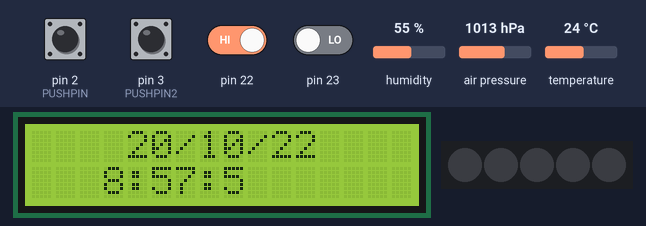
Simulated run of this sketch. Board: Arduino Uno, built with avr-gcc and run on an emulated ATmega328P. On the bench: 16×2 character LCD, 5 RGB LEDs in strip order, left to right. The test bench sets the inputs (shaded band); at power-on: pin 22 HIGH, pin 2 (PUSHPIN), pin 3 (PUSHPIN2), pin 23 LOW, air pressure 1013 hPa, temperature 24 °C, humidity 55 %. Dim RGB values are drawn brighter than linear; the local clock reads 2024-03-15 10:24:30 at power-on unless the sketch sets it; EEPROM starts erased; what the sketch prints to the serial monitor is not drawn.

Above: at 5.6 s.
5.7 s: air pressure set to 952 hPa
At 8.2 s:
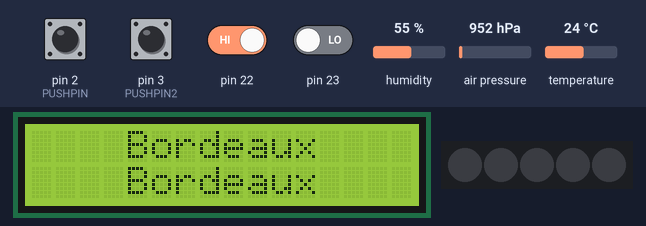
10.7 s: pin 22 driven HIGH
16.9 s: temperature set to 0 °C
21.1 s: pin 23 driven HIGH
At 22.1 s:
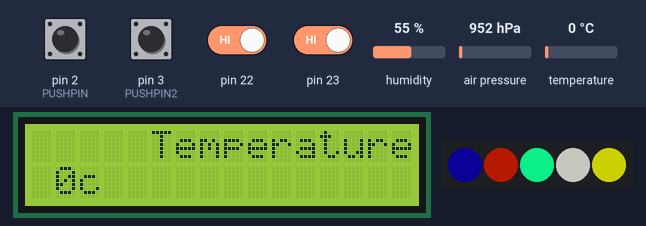
25.2 s: humidity set to 22 %
At 26.7 s:
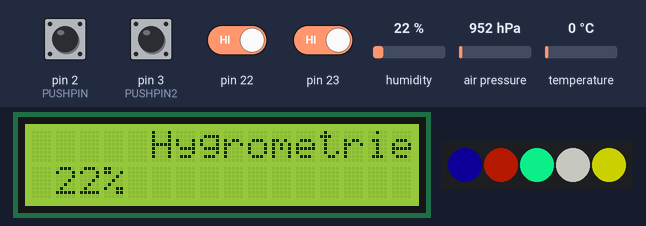
31.4 s: humidity set to 40 %
At 39.1 s:
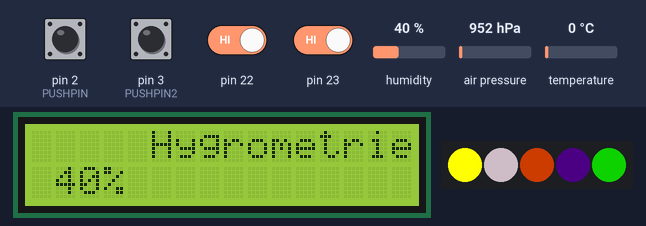
Timing chart, 0 to 40.8 s (numbered marks = the images above; inputs shaded):
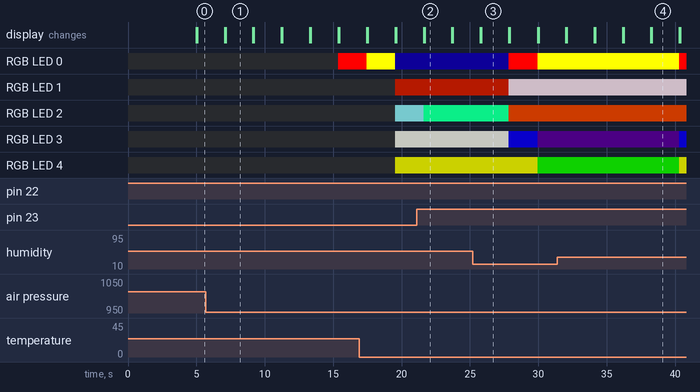

Measured:
- after the input at 21.1 s, the display: first changes after 0.51 s (image 2 shows a later state)
- what the display in image 1 shows lasts 2.0 s, from 7.1 s to 9.1 s

The sketch:

station_meteo_v1.ino
```cpp
////////////////////////////////////////////////////////////////////////////// lib //////////////////////////////////////////////////////////////////////////////
#include <SPI.h>
#include <SD.h>
#include <LiquidCrystal.h>
#include <Wire.h>
#include <Adafruit_Sensor.h>
#include <Adafruit_BME280.h>
#include "Arduino.h"
#include "uRTCLib.h"
#include <ChainableLED.h>
#include <EEPROM.h>
#include <stdio.h>
#include <stdlib.h>
////////////////////////////////////////////////////////////////////////////// variable globale //////////////////////////////////////////////////////////////////////////////
typedef struct Mesure Mesure;
struct Mesure {
  String coordonnees;
  String date;
  short int temperature;
  short int pression;
  short int hygrometrie;
  short int luminosite;
  Mesure *suivant;
};

typedef struct Liste Liste;
struct Liste {
  Mesure *premier;
};

#define PUSHPIN 2 // bouton rouge
#define PUSHPIN2 3 // bouton vert

#define SEALEVELPRESSURE_HPA (1013.25)
LiquidCrystal lcd = LiquidCrystal ( 8, 9, 10, 11, 12, 13 ) ;
ChainableLED led(6, 7, 5);

uRTCLib rtc(0x68);

short int CurrentMode = 1; //standard
short int PreviousMode = 1; // standard

static unsigned long previousMillis = 0;
static unsigned long previousMillis_B = 0;
unsigned long interval = 5000; // 180000000; // 30 min
static unsigned long temps = 0;

void buttoncheck(); // fonction interruption button rouge
void buttoncheck2(); // fonction interruption button vert

void Standard(); // Mode Standard
void Configuration(); // Mode Configuration
void Maintenance(); // Mode Maintenance
void Economique(); // Mode Economique

short int step = 0;

void Blink_test(unsigned long interval, short int a1, short int b1, short int c1, short int a2, short int b2, short int c2);
void write_SD(String file_name, String writing_text);
void read_SD(String file_name);
void display_screen(String texte);
int retour_luminosite();
int BME_value(int val);
String GPS_location();

Liste *initListe();
void ajouterdebut(Liste *liste, String coordonnees, String date, short int temperature, short int pression, short int hygrometrie, short int luminosite);
int compter(Liste *liste);
void lecture(Liste *liste);

Liste *listMesure = initListe();

//////////////////////////////////////////////////////////////////////////////////////////////////////////////////////////////////////////////////////////////////
////////////////////////////////////////////////////////////////////////////// setup /////////////////////////////////////////////////////////////////////////////
//////////////////////////////////////////////////////////////////////////////////////////////////////////////////////////////////////////////////////////////////
void setup()
{
  Serial.begin(9600);
  URTCLIB_WIRE.begin();
  rtc.set(00, 57, 8, 4, 20, 10, 22); // (second, minute, hour, dayOfWeek, dayOfMonth, month, year)

  short int LUMIN = 1;
  short int LUMIN_LOW = 255;
  short int LUMIN_HIGH = 768;
  short int TEMP_AIR = 1;
  short int MIN_TEMP_AIR = -10;
  short int MAX_TEMP_AIR = 60;
  short int HYGR = 1;
  short int HYGR_MINT = 0;
  short int HYGR_MAXT = 50;
  short int PRESSURE = 1;
  short int PRESSURE_MIN = 850;
  short int PRESSURE_MAX = 1080;
  EEPROM.put(0, LUMIN);
  EEPROM.put(1, LUMIN_LOW);
  EEPROM.put(2, LUMIN_HIGH);
  EEPROM.put(3, TEMP_AIR);
  EEPROM.put(4, MIN_TEMP_AIR);
  EEPROM.put(5, MAX_TEMP_AIR);
  EEPROM.put(6, HYGR);
  EEPROM.put(7, HYGR_MINT);
  EEPROM.put(8, HYGR_MAXT);
  EEPROM.put(9, PRESSURE);
  EEPROM.put(10, PRESSURE_MIN);
  EEPROM.put(11, PRESSURE_MAX);

  pinMode(PUSHPIN, INPUT); // Initialisation bouton rouge
  pinMode(PUSHPIN2, INPUT); // Initialisation bouton vert

  attachInterrupt(digitalPinToInterrupt(PUSHPIN),buttoncheck,CHANGE);
  attachInterrupt(digitalPinToInterrupt(PUSHPIN2),buttoncheck2,CHANGE);
  supprimer(listMesure);
}

//////////////////////////////////////////////////////////////////////////////////////////////////////////////////////////////////////////////////////////////////
////////////////////////////////////////////////////////////////////////////// main //////////////////////////////////////////////////////////////////////////////
//////////////////////////////////////////////////////////////////////////////////////////////////////////////////////////////////////////////////////////////////

void loop()
{
  //Serial.println(CurrentMode);
  if (CurrentMode == 1){ // Basculer en mode Standard
    Standard();
  }
  else if (CurrentMode == 2){ // Basculer en mode Configuration
    Configuration();
  }
  else if (CurrentMode == 3){ // Basculer en mode Maintenance
    Maintenance();
  }
  else if (CurrentMode == 4){ // Basculer en mode Economique
    Economique();
  }
}
////////////////////////////////////////////////////////////////////////////// Fonction d'interruption bouton rouge //////////////////////////////////////////////////////////////////////////////
void buttoncheck()
{
  unsigned long debutAppui = millis();
  if (temps == 0){
    temps = millis();
  }
  else {
    if ((millis() - temps)  < 10) {
      // Anti rebond
    }
    else {
      switch (CurrentMode) {
        case 1:
          if (debutAppui <= 10000){ // Passer de Standard a Configuration (uniquement valable les 10 première secondes apres le lancement
            CurrentMode = 2;
            PreviousMode = 1; // Recupérer et stocker le mode précédent
            temps = 0;
          }
          else { // Passer de mode Standard a mode Maintenance
            if (millis() - temps  > 5000){
              CurrentMode = 3;
              PreviousMode = 1; // Recupérer et stocker le mode précédent
              temps = 0;
            }
            else{
              temps = 0;
            }
          }
          break;
        case 3: // Passer de Maintenance au mode précédent (Standard ou Economique)
          if (millis() - temps  > 5000){
            CurrentMode = PreviousMode;
            PreviousMode = 3; // Recupérer et stocker le mode précédent
            temps = 0;
          }
          else{
            temps = 0;
          }
          break;
        case 4: // Passer de Economique a Standard
          if (millis() - temps  > 5000){
            CurrentMode = 1;
            PreviousMode = 4; // Recupérer et stocker le mode précédent
            temps = 0;
          }
          else{
            temps = 0;
          }
          break;
      }
    }
  }
}
////////////////////////////////////////////////////////////////////////////// Fonction d'interruption bouton vert //////////////////////////////////////////////////////////////////////////////
void buttoncheck2()
{
  if (temps == 0){
    temps = millis();
  }
  else {
    if (millis() - temps  < 10) {
      // Anti rebond
    }
    else {
      switch (CurrentMode) {
        case 1:
          if (millis() - temps  > 5000){
            CurrentMode = 4;
            PreviousMode = 1; // Recupérer et stocker le mode précédent
            temps = 0;
          }
          else{
            temps = 0;
          }
          break;
        case 4:
          if (millis() - temps  > 5000){
            CurrentMode = 3;
            PreviousMode = 4; // Recupérer et stocker le mode précédent
            temps = 0;
          }
          else{
            temps = 0;
          }
          break;
      }
    }
  }
}
////////////////////////////////////////////////////////////////////////////// mode standard //////////////////////////////////////////////////////////////////////////////
void Standard()
{
  if ( ( millis() - previousMillis_B ) >= 5000 ) {
    previousMillis_B = millis();
    Serial.println(compter(listMesure));
    if (compter(listMesure) < 10){
      Serial.println("Prise des mesures.. ");

      rtc.refresh();
      String date;
      date = String(rtc.day())+ String("/") + String(rtc.month())+ String("/") + String(rtc.year())+ String(" ") + String(rtc.hour())+ String(":") + String(rtc.minute())+ String(":") + String(rtc.second());
      display_screen(date);

      display_screen(GPS_location());

      display_screen(String("Temperature ") + BME_value(1) + String("c"));
      display_screen(String("Pression ") + BME_value(2) + String("hpa")) ;
      display_screen(String("Hygrometrie ") + BME_value(3) + String("%")) ;
      display_screen(String("Luminosite ") + retour_luminosite() + String("lux"));

      ajouterdebut(listMesure, GPS_location(), date, BME_value(1), BME_value(2), BME_value(3), retour_luminosite());
    }
    else{
      Serial.println("Prise geqgsssssssssssss mesures.. ");
    }
  }
}
////////////////////////////////////////////////////////////////////////////// mode configuration //////////////////////////////////////////////////////////////////////////////

void Configuration()
{
 led.setColorRGB(0, 255, 255, 0); // jaune
  if(millis() - previousMillis <= interval){ // Boucle 30 min
    Serial.println("Configuration");
    previousMillis = 0;
  }
  else {
    CurrentMode = 1; // Basculer a mode Standard apres 30 min
  }
}
////////////////////////////////////////////////////////////////////////////// mode maintenance //////////////////////////////////////////////////////////////////////////////

void Maintenance()
{
  led.setColorRGB(0, 255, 123, 0); // orange
  Serial.println("Maintenance");
}

////////////////////////////////////////////////////////////////////////////// mode economique //////////////////////////////////////////////////////////////////////////////

void Economique()
{
  led.setColorRGB(0, 0, 0, 255); // bleu
  Serial.println("Economique");
}

////////////////////////////////////////////////////////////////////////////// fonction affichage a l'ecran //////////////////////////////////////////////////////////////////////////////

void display_screen(String texte){
  int index = texte.indexOf(' ');
  String texte1 = texte.substring(0,index);
  String texte2 = texte.substring(index+1,-1);
  lcd.begin( 16, 2 );
  lcd.setCursor(round(texte1.length())/2,0);
  lcd.print(texte1);
  lcd.setCursor(round(texte2.length())/2,1);
  lcd.print(texte2);
  delay(2000);
  lcd.clear();
}

////////////////////////////////////////////////////////////////////////////// fonction ecriture de données dans la carte SD //////////////////////////////////////////////////////////////////////////////

void write_SD(String file_name, String writing_text){
  File myFile;
  Serial.print("Initializing SD card...");
  if (!SD.begin(4)) {
    Serial.println("initialization failed!");
    Blink_2_main(1000, 255, 0, 0, 255, 255, 255);
    //while (1);

    }
  Serial.println("initialization done.");
  myFile = SD.open(file_name, FILE_WRITE);
   if (myFile) {
    Serial.println("Writing to test.txt...");
    Serial.println(writing_text);
     myFile.close();
    Serial.println("done.");
  } else {
    Serial.println("error opening " + file_name);
  }
  Serial.println("");
 }

////////////////////////////////////////////////////////////////////////////// fonction du capteur de luminosité //////////////////////////////////////////////////////////////////////////////

int retour_luminosite(){
      Serial.println("luminosite");

   int erreur = 1;
   if (erreur == 1){
    Serial.println("erreur");
    Blink_main(1000, 255, 0, 0, 255, 255, 0);
   }
   else{
   Serial.println(analogRead(A2));
    return analogRead(A2);
   }
 }

////////////////////////////////////////////////////////////////////////////// fonction du capteur BME //////////////////////////////////////////////////////////////////////////////

 int BME_value(int val){
  Adafruit_BME280 bme;
  int tab[3];
    if (!bme.begin(0x76)) {
    Serial.println("Could not find a valid BME280 sensor, check wiring!");
    Blink_2_main(1000, 255, 0, 0, 0, 255, 0);
    while (1);
  }
  tab[0] = bme.readTemperature();
  tab[1] = bme.readPressure() / 100.0F;
  tab[2] = bme.readHumidity();

  return tab[val - 1];
 }
////////////////////////////////////////////////////////////////////////////// fonction simulant l'appel au GPS //////////////////////////////////////////////////////////////////////////////

 String GPS_location(){
  int erreur = 0;
  if (erreur == 1){
    Serial.println("Erreur acces gps");
    Blink_main(1000, 255, 0, 0, 255, 255, 0);
    return "Erreur city";
    }
  else{
  return "Bordeaux";
  }
 }

////////////////////////////////////////////////////////////////////////////// fonction de clignotement simple //////////////////////////////////////////////////////////////////////////////

 void Blink_main(unsigned long intervall, short int a1, short int b1, short int c1, short int a2, short int b2, short int c2){
  unsigned long currentMillis = millis();
  Serial.print("led");
   Serial.println(String("currentMillis : ") + currentMillis);
  Serial.println(String("previousMillis : ") + previousMillis);
  if(currentMillis - previousMillis >= intervall and step == 0){
    previousMillis = currentMillis;
    Serial.println("step 0");
    led.setColorRGB(0, a1, b1, c1);
    step = 1;
  }
  if(currentMillis - previousMillis >= intervall and step == 1){
    previousMillis = currentMillis;
        Serial.println("step 1");

    led.setColorRGB(0, a2, b2, c2);
    step = 0;
  }
}

////////////////////////////////////////////////////////////////////////////// fonction de clignotement double  //////////////////////////////////////////////////////////////////////////////

void Blink_2_main(unsigned long interval, short int a1, short int b1, short int c1, short int a2, short int b2, short int c2){
  unsigned long currentMillis = millis();

  if(currentMillis - previousMillis >= interval and step == 0){
    previousMillis = currentMillis;
    led.setColorRGB(0, a1, b1, c1);
    step = 1;
  }
  if(currentMillis - previousMillis >= interval and step == 1){
    previousMillis = currentMillis;
    led.setColorRGB(0, a2, b2, c2);
    step = 2;
  }

    if(currentMillis - previousMillis >= interval and step == 2){
    previousMillis = currentMillis;
    led.setColorRGB(0, a2, b2, c2);
    step = 0;
  }

}

////////////////////////////////////////////////////////////////////////////// Fonction d'initialisation de la liste chainée //////////////////////////////////////////////////////////////////////////////
Liste *initListe() {
  Liste *liste = (Liste*)malloc(sizeof(*liste));
  Mesure *element = (Mesure*)malloc(sizeof(*element));

  if (liste == NULL || element == NULL)
  {
      exit(EXIT_FAILURE);
  }

  element->coordonnees = "";
  element->date = "";
  element->temperature = 0;
  element->pression = 0;
  element->hygrometrie = 0;
  element->luminosite = 0;

  element->suivant = NULL;
  liste->premier = element;

  return liste;
}

////////////////////////////////////////////////////////////////////////////// Fonction permettant d'ajouter un element à la liste //////////////////////////////////////////////////////////////////////////////
void ajouterdebut(Liste *liste, String coordonnees, String date, short int temperature, short int pression, short int hygrometrie, short int luminosite) {
  /* Création nouvelle element*/
  Mesure *newData = (Mesure*)malloc(sizeof(*newData));

  newData->coordonnees = coordonnees;
  newData->date = date;
  newData->temperature = temperature;
  newData->pression = pression;
  newData->hygrometrie = hygrometrie;
  newData->luminosite = luminosite;

  /* Insertion de l'élément crée au début de la liste */
  newData->suivant = liste->premier;
  liste->premier = newData;
}
////////////////////////////////////////////////////////////////////////////// Fonction permettant de supprimer les elements de la liste //////////////////////////////////////////////////////////////////////////////
void supprimer(Liste *liste)
{
    if (liste == NULL)
    {
        exit(EXIT_FAILURE);
    }

    if (liste->premier != NULL)
    {
        Mesure *aSupprimer = liste->premier;
        liste->premier = liste->premier->suivant;
        free(aSupprimer);
    }
}
////////////////////////////////////////////////////////////////////////////// Fonction permettant de compter le nombre d'element de la liste //////////////////////////////////////////////////////////////////////////////
int compter(Liste *liste){
  int i;
  Mesure *x = liste->premier;
  while (x->suivant != NULL) {
    x = x->suivant;
    i++;
  }
  return i;
}
////////////////////////////////////////////////////////////////////////////// Fonction permettant de lire les données de chaque element de la liste //////////////////////////////////////////////////////////////////////////////
void lecture(Liste *liste) {
  if (liste == NULL)
  {
      exit(EXIT_FAILURE);
  }

  Mesure *x = liste->premier;

  while (x != NULL) {
    Serial.println(x->date);
    x = x->suivant;
  }
}
////////////////////////////////////////////////////////////////////////////////////////////////////////////////////////////////////////////////////////////
```
